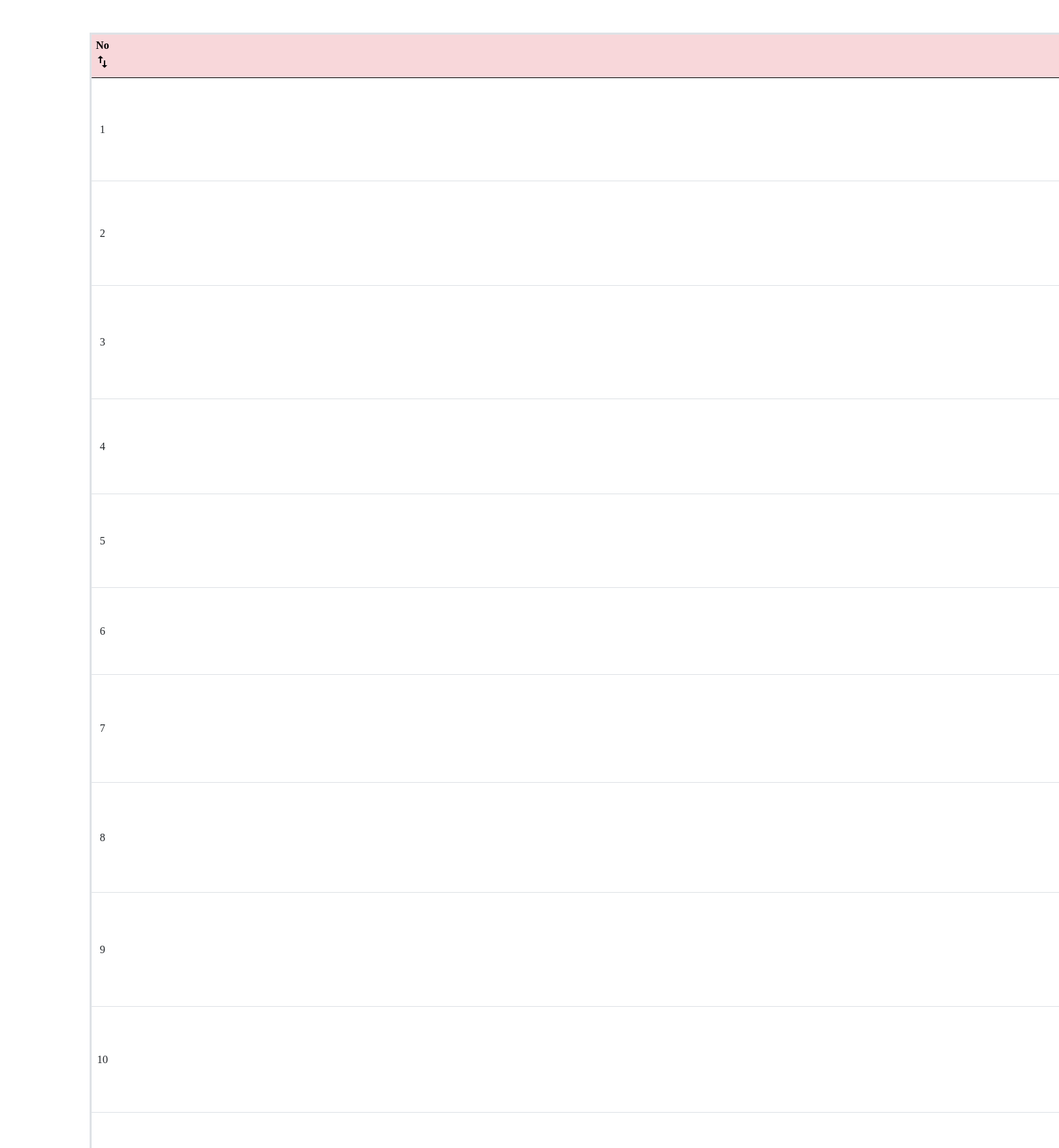
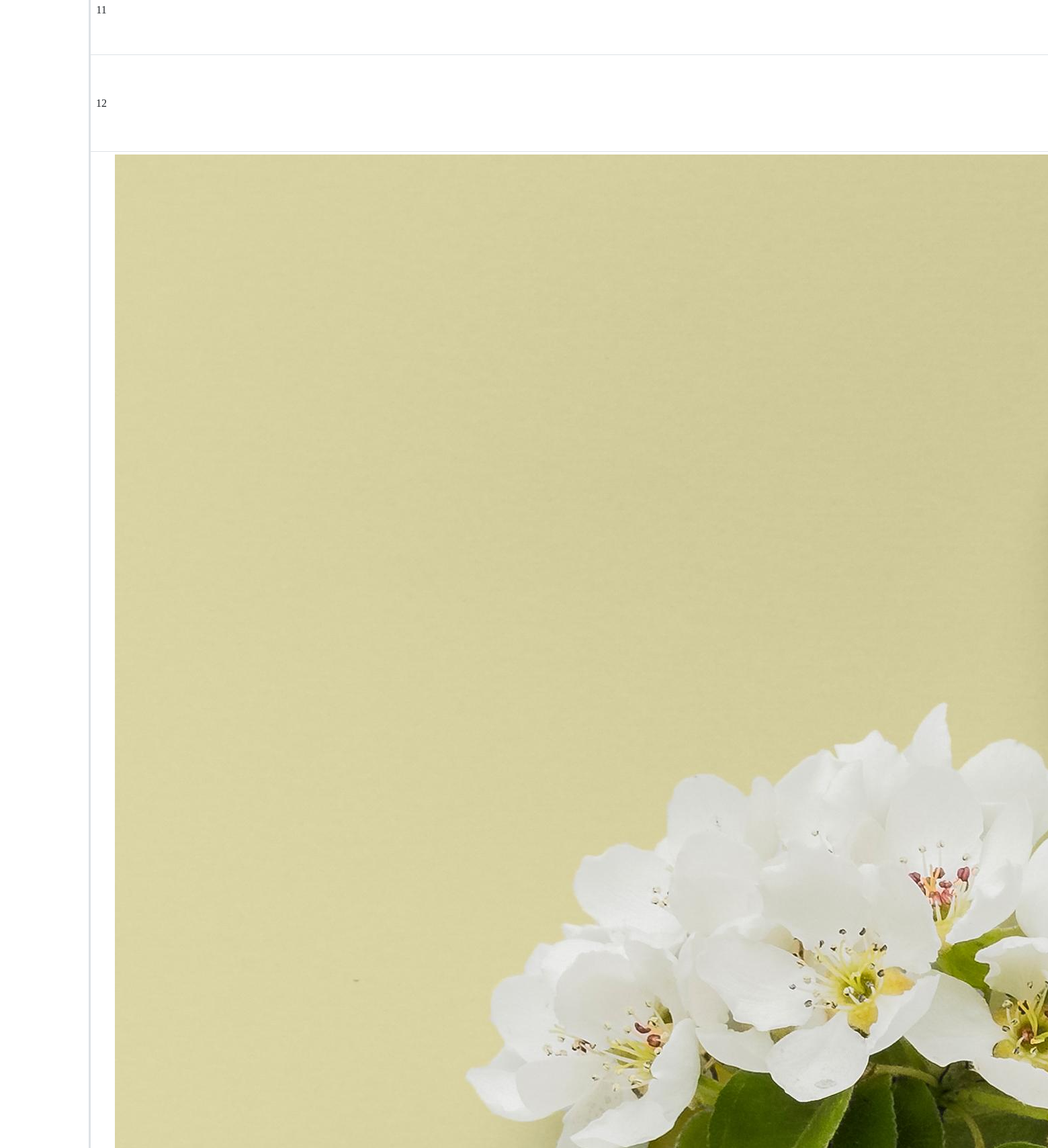
The app's page /praktikum/tugas4/latihan4a/index.php (upper part) with its own data (2 pictures, top to bottom).
### tables this page shows
CREATE TABLE `products` (
  `id` int(5) NOT NULL,
  `picture` varchar(50) DEFAULT NULL,
  `name` varchar(50) DEFAULT NULL,
  `brand` varchar(50) DEFAULT NULL,
  `description` varchar(100) DEFAULT NULL,
  `price` varchar(50) DEFAULT NULL,
  `category` varchar(50) DEFAULT NULL
);

### praktikum/tugas4/latihan4a/index.php (the view, shortened to what this page needs)
<?php
$conn = mysqli_connect("localhost", "root", "");
$result = mysqli_query($conn, "SELECT * FROM products");
?>
<!DOCTYPE html>
<html lang="en">
<head>
    <link rel="stylesheet" href="css/style.css">
    <link href="https://cdn.jsdelivr.net/npm/bootstrap@5.0.0-beta2/dist/css/bootstrap.min.css" rel="stylesheet"
>
</head>
<body>
    <div class="container mt-5 mb-5">
        <table class="table table-hover table-sm table-responsive table align-middle">
            <thead class="table-danger">
                <tr>
                    <th>No<i class="material-icons">import_export</i></th>
                    <th>Picture<i class="material-icons">import_export</i></th>
                </tr>
            </thead>
            <?php while ($row = mysqli_fetch_assoc($result)) : ?>
                    <tr>
                        <td><?= $row['id']; ?></td>
                        <td><img src="./assets/img/<?= $row["picture"]; ?>"></td>
                    </tr>
            <?php endwhile; ?>
        </table>
    </div>
</body>
</html>

### praktikum/tugas4/latihan4a/css/style.css (style rules this page uses)
* { font-family: 'Quicksand'; }
body { background-color: white; font-family: 'Quicksand'; }
.table { border: 3px solid lightgrey; margin-top: 10px; margin-bottom: 10px; text-align: center; }

### records on screen
products: id "1"
products: id "2"
products: id "3"
products: id "4"
products: id "5"
products: id "6"
products: id "7"
products: id "8"
products: id "9"
products: id "10"
products: id "11"
products: id "12"
products: picture (picture)
